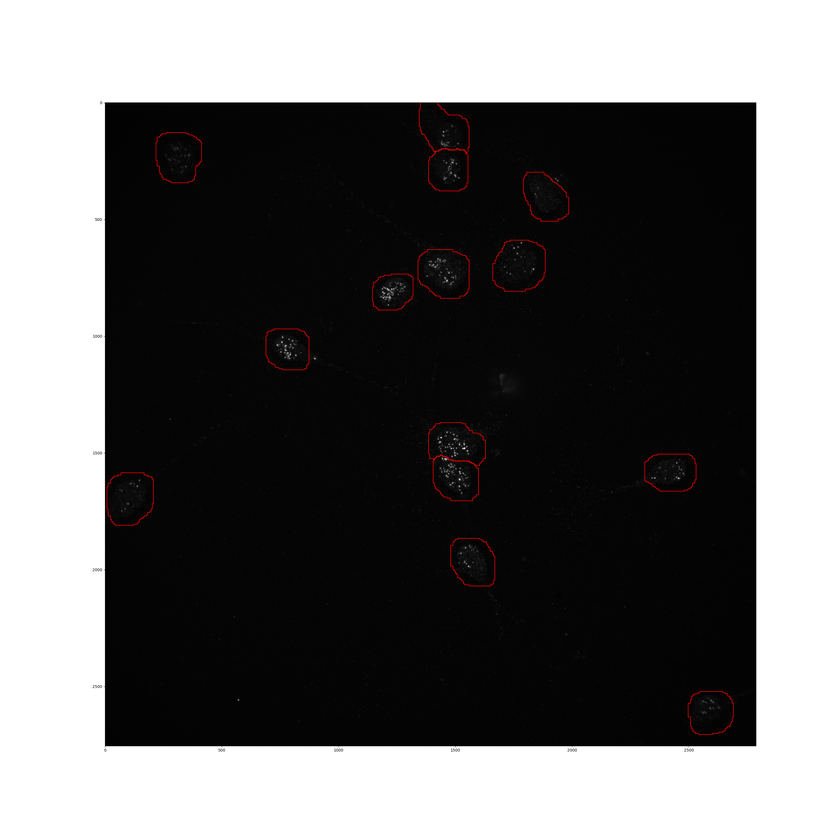
#> input picture Data_Tula/19--H1_R1_2_3_signal-col0.png, 840 x 840 px, shrunk from 3000 x 3000 before the run
$ python -i Fitting_v4.py   (imports and definitions only)
#> lines starting #> are read from the running program, lines starting #| are printed output that depends on the picture
#Author: Bogdan Bintu
#Date: 6/3/2019
# Fitting tools
import numpy as np

#gaussian functions
from scipy import signal
def gker(gaus=[3,3,3],exp=8):
    szgaus = [int(gaus_*exp) for gaus_ in gaus]
    gker_ = np.outer(np.outer(signal.gaussian(szgaus[0], gaus[0]), signal.gaussian(szgaus[1], gaus[1])),
             signal.gaussian(szgaus[2], gaus[2])).reshape(szgaus)
    gker_ = gker_/np.sum(gker_)
    return gker_.astype(np.float32)
def reflect(arr,sizes=[10,10,10]):
    arr_ = arr.copy()
    for axis,size in zip(range(len(arr.shape)),sizes):
        arr_ = arr_.swapaxes(axis,0)
        arr_ = np.concatenate([arr_[:size][::-1],arr_,arr_[-size:][::-1]])
        arr_ = arr_.swapaxes(axis,0)
    return arr_[:-1,:-1,:-1]
def fft_gaussian(arr,gaus=[3,3,3],exp=8):
    gk3d = gker(gaus,exp)
    szs = (np.array(gk3d.shape)/2).astype(int)
    arr_ = reflect(arr,sizes=szs)
    return signal.fftconvolve(arr_,gk3d,mode='valid')
# [45 lines left out: functions best_rotation, _centered, fftconvolvefast, fft_gaussian_fast, not called in this run]
from scipy.ndimage.filters import maximum_filter
# [20 lines left out: function get_seed_points_base, not called in this run]

import cv2
# [68 lines left out: functions normalzie_im, get_seed_points_base_v2, gauss_ker, add_source, not called in this run]


from scipy.optimize import leastsq
class GaussianFit():
    # [85 lines left out: functions __init__, to_center, to_sine, to_ws, to_natural_paramaters, calc_f, not called in this run]

    def frac_conv(self,x1,x2):return 2*np.abs(x1-x2)/(x1+x2)<self.eps_frac
    def dist_conv(self,x1,x2):return np.abs(x1-x2)<self.eps_dist
    def angle_conv(self,x1,x2):return np.abs(x1-x2)<self.eps_angle
    # [98 lines left out: functions calc_eps, calc_jac, norm_w, fit, not called in this run]
    def get_im(self):
        self.calc_f(self.p_)
        return self.f0


def in_dim(x,y,z,xmax,ymax,zmax):
    keep = ((x>=0)&(x<xmax)&(y>=0)&(y<ymax)&(z>=0)&(z<zmax))>0
    return x[keep],y[keep],z[keep]
from scipy.spatial.distance import cdist
# [18 lines left out: functions closest, closest_fast, not called in this run]
from scipy.spatial import cKDTree as KDTree
def closest_faster(xyz,ic,tree,rsearch = 6):
    dists_,nns_ = tree.query(xyz,distance_upper_bound=rsearch)
    return xyz[nns_==ic].T

# [65 lines left out: functions inv_sigma, gfit_fast, not called in this run]
def in_dim(x,y,z,xmax,ymax,zmax):
    keep = ((x>=0)&(x<xmax)&(y>=0)&(y<ymax)&(z>=0)&(z<zmax))>0
    return x[keep],y[keep],z[keep]

from scipy.spatial import cKDTree as KDTree
# [63 lines left out: function fast_fit_big_image, not called in this run]
class iter_fit_seed_points():
    # [165 lines left out: functions __init__, firstfit, repeatfit, to_sigmas, to_sigmas_abc, KL_dif, not called in this run]
##2d images
import cv2
# [20 lines left out: functions blurnorm2d, fft3d_from2d, not called in this run]
import matplotlib.pylab as plt
# [67 lines left out: functions fftalign_2d, minmax, translate, not called in this run]
from sklearn import linear_model
# [60 lines left out: functions calc_color_matrix, apply_colorcor, not called in this run]

>>> import cv2
>>> picture = cv2.imread('../Data_Tula/19--H1_R1_2_3_signal-col0.png')
#> picture is the input picture: shape (840, 840, 3); mean B, G, R 106.2, 106.2, 106.8
>>> result = fft_gaussian(picture)
#> the loop in reflect, `for axis,size in zip(range(len(arr.shape)),sizes):` made 3 passes
#> pass 1, in reflect, `arr_ = np.concatenate([arr_[:size][::-1],arr_,arr_[-size:][::-1]])`:
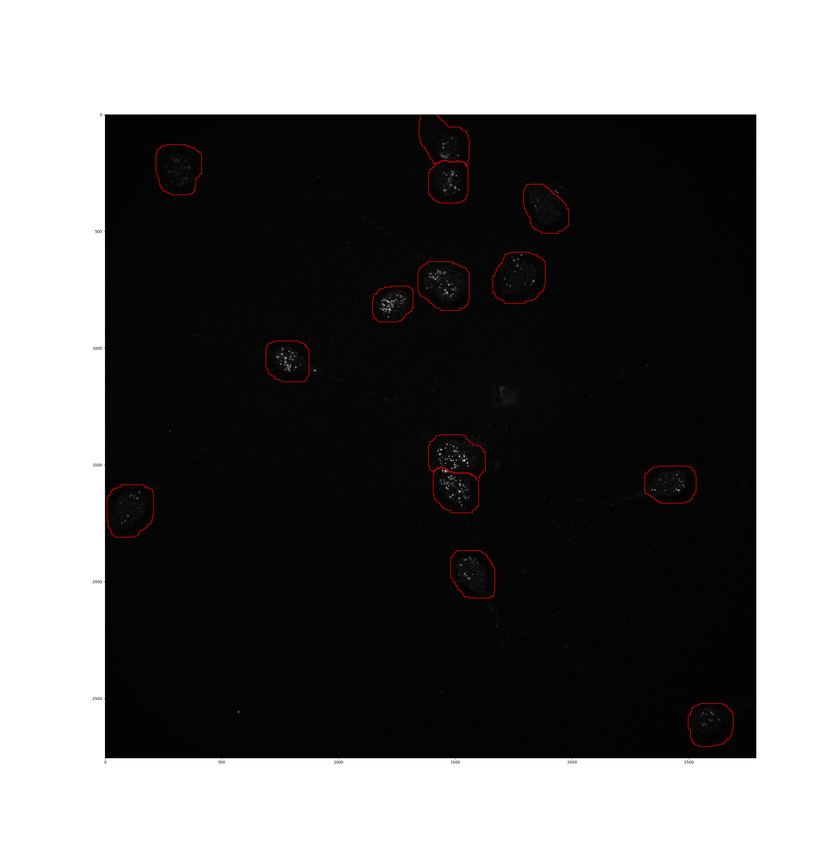
#> arr_: shape (864, 840, 3); mean B, G, R 110.4, 110.4, 110.9
#> pass 2, in reflect, `arr_ = arr_.swapaxes(axis,0)`:
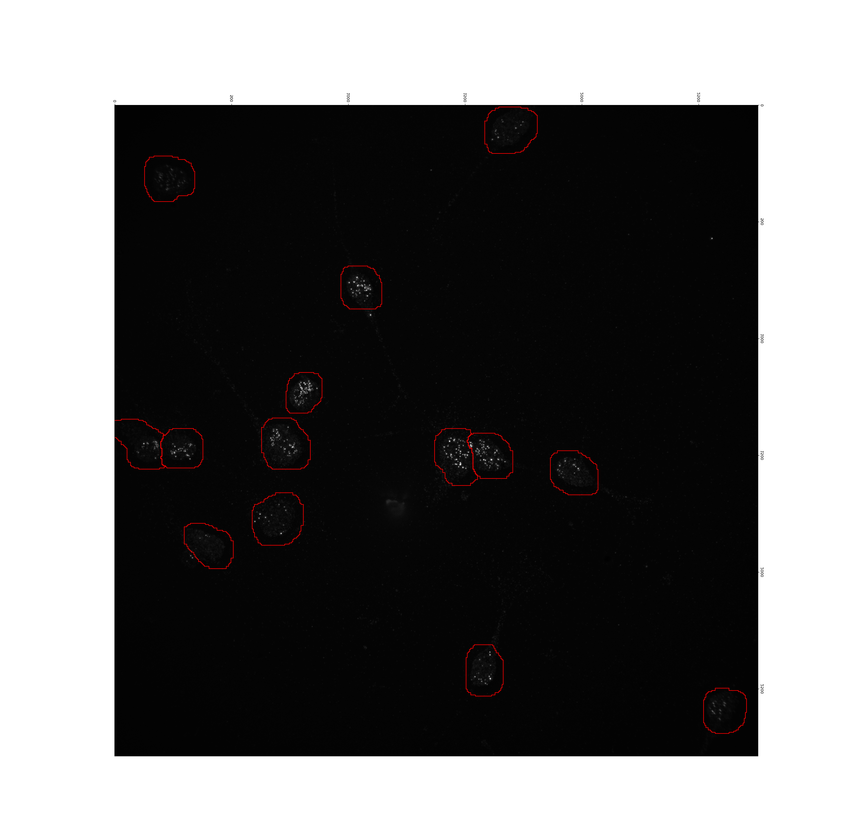
#> arr_: shape (840, 864, 3); mean B, G, R 110.4, 110.4, 110.9
#> pass 2, in reflect, `arr_ = np.concatenate([arr_[:size][::-1],arr_,arr_[-size:][::-1]])`:
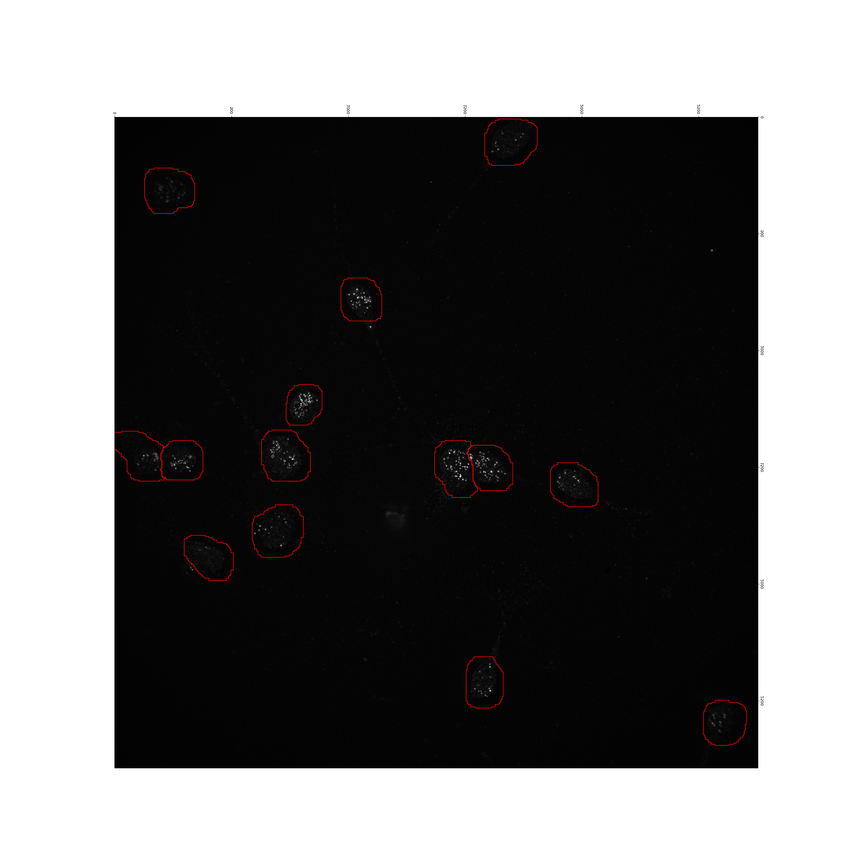
#> arr_: shape (864, 864, 3); mean B, G, R 114.4, 114.4, 114.9
#> pass 2, in reflect, `arr_ = arr_.swapaxes(axis,0)`:
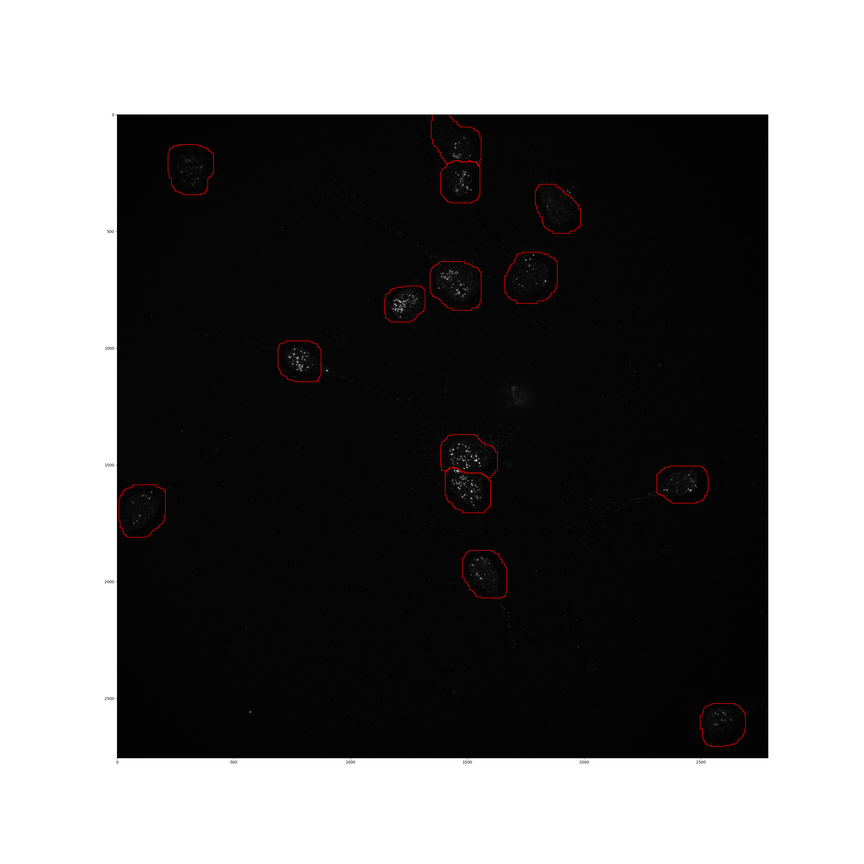
#> arr_: shape (864, 864, 3); mean B, G, R 114.4, 114.4, 114.9
#> (the run stopped early here; a loop or call above may not have finished)

$ run again, on Data_Tula/27--H1_R1_2_3_signal-col0.png
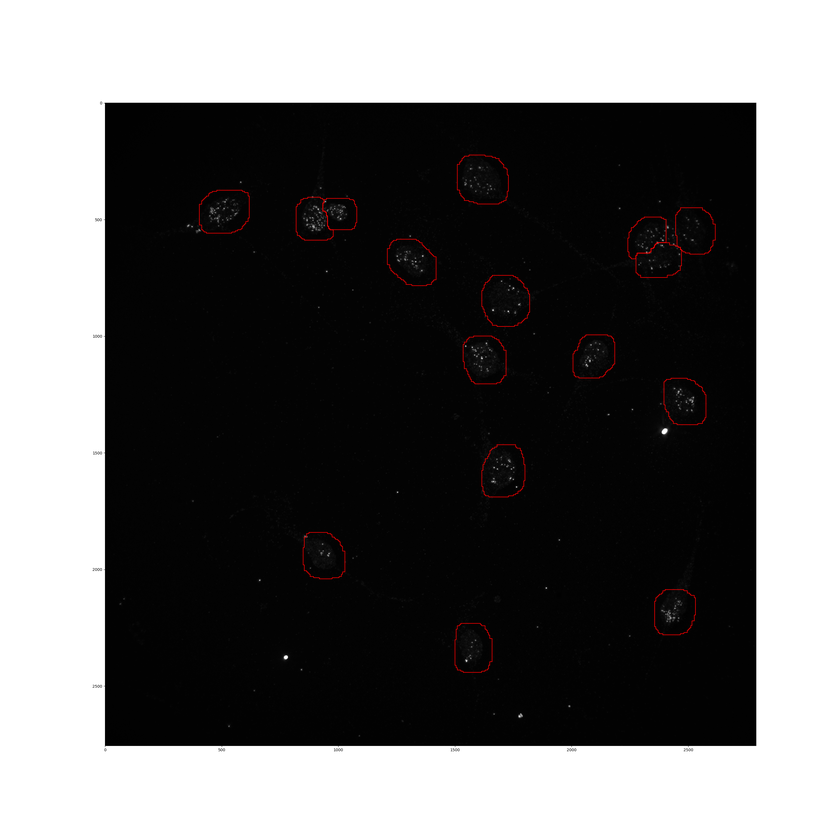
#> input picture Data_Tula/27--H1_R1_2_3_signal-col0.png, 840 x 840 px, shrunk from 3000 x 3000 before the run
#> picture is the input picture: shape (840, 840, 3); mean B, G, R 105.5, 105.5, 106.1
#> the loop in reflect, `for axis,size in zip(range(len(arr.shape)),sizes):` made 3 passes
#> pass 1, in reflect, `arr_ = np.concatenate([arr_[:size][::-1],arr_,arr_[-size:][::-1]])`:
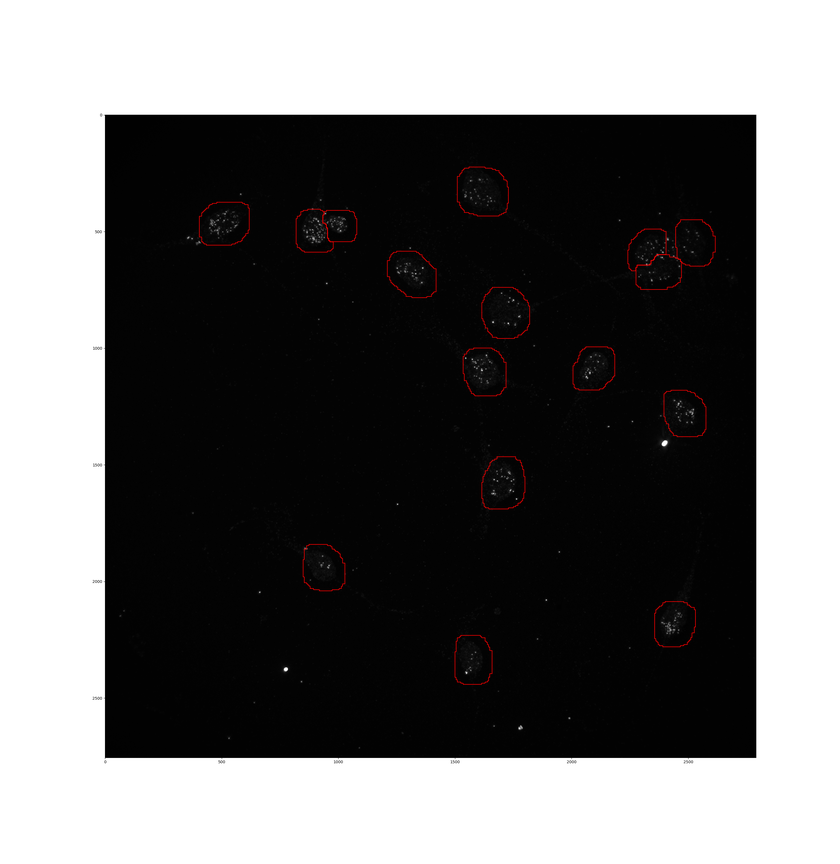
#> arr_: shape (864, 840, 3); mean B, G, R 109.7, 109.7, 110.3
#> pass 2, in reflect, `arr_ = arr_.swapaxes(axis,0)`:
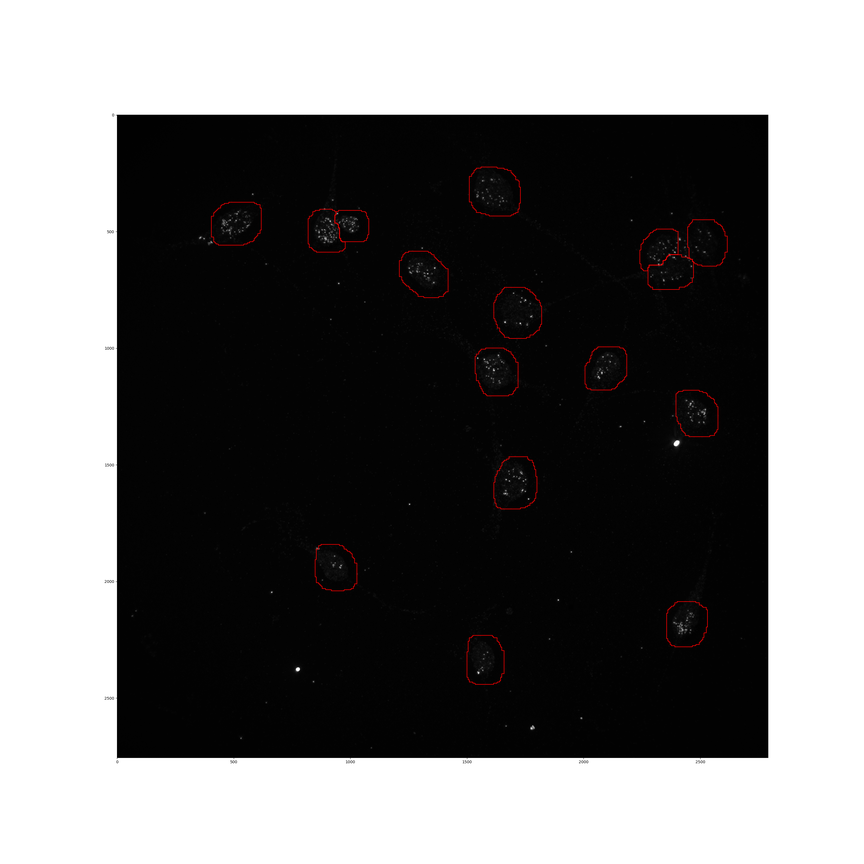
#> arr_: shape (864, 864, 3); mean B, G, R 113.7, 113.7, 114.3
